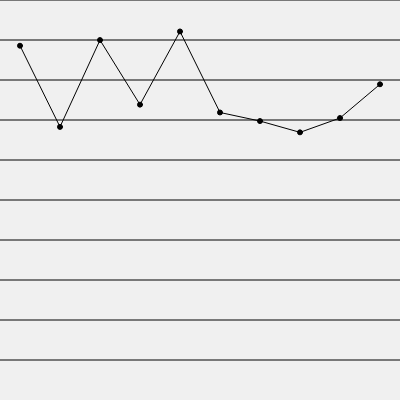
Frame 1 (no input)
Frame 60 (no input): identical to frame 1, image omitted
Frame 120 (the mouse pressed at the canvas centre since frame 60): identical to frame 1, image omitted

The p5.js sketch that drew this single still picture (run headless with seeded random() and noise() and a simulated clock; from frame 60 on, the mouse is pressed at the canvas centre):

// p5.js sketch
// ── sketch.js
// テキスト「配列を使った描画」練習問題：折れ線グラフ
let scores = [];

function setup(){
  createCanvas(400, 400);
    // 配列をランダムに初期化する
    for(let i = 0; i < 10; i++){
      scores[i] = random(60, 100); // 60以上100未満のランダムな数を代入
    }
}

function draw(){
  background(240);

  // 横線を引く
  const n = 10;
  for(let i = 0; i < n; i++){ line(0, height * i / n, width, height * i / n); }

  // ここからが本番
  fill(0);
  const dx = width / scores.length;
  let px, py; // 線を引くために一つ前の点を覚えておく変数
  for(let i = 0; i < scores.length; i++){
    line(px, py, dx*i+dx/2, height-(scores[i]*4));
    px = dx*i+dx/2;
    py = height-(scores[i]*4);
    // console.log(py);
    // console.log(height-(scores[i]*4));
    circle(px, py, 5);
  }

  for(let i = 0; i < scores.length; i++){
    let s=round(scores[i]);
    if(dist(mouseX, mouseY, dx*i+dx/2, height-(scores[i]*4))<10){
      fill(212, 25, 25);
      if((height-(scores[i]*4)-5-(textAscent() + textDescent()))<0){
        text(s, dx*i+dx/2-20, height-(scores[i]*4)+10);
      }
      else{
        text(s, dx*i+dx/2-5, height-(scores[i]*4)-5);
      }
    }
  }
}
